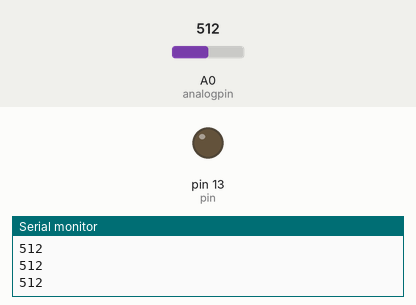
This sketch was run on a simulated Arduino Uno, built with avr-gcc and run on an emulated ATmega328P. Shown: output pins drawn as LEDs (lit = HIGH), the last lines printed to the serial monitor. The inputs (shaded band) are chosen by the test bench; at power-on: A0 (analogpin) = 512.

Above: at 1.2 s.
1.3 s: A0 (analogpin) set to 107
2.8 s: A0 (analogpin) set to 91
At 4.0 s:
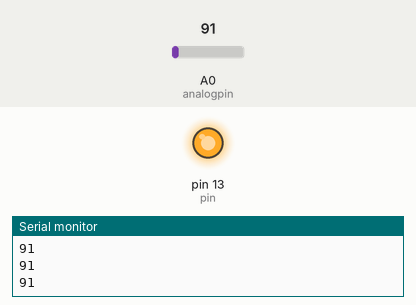
4.3 s: A0 (analogpin) set to 110
At 4.9 s:
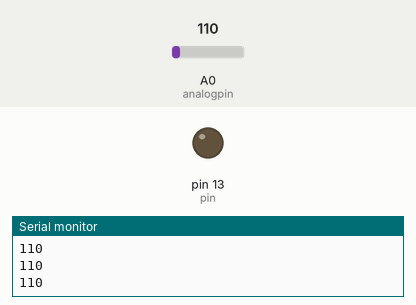
5.8 s: A0 (analogpin) set to 90
At 7.3 s:
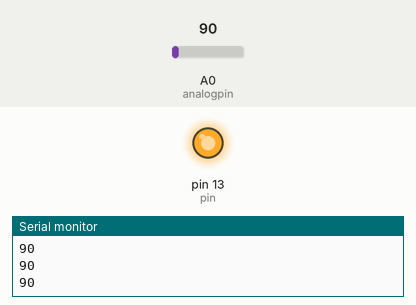
Timing chart, 0 to 8.3 s (numbered marks = the images above; inputs shaded):
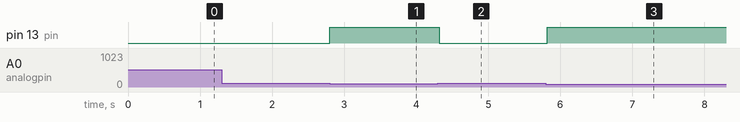

The sketch:

practica_3.1.ino
```cpp
int analogpin = A0, val = 0, pin = 13;

void setup() {
  // put your setup code here, to run once:
  Serial.begin(9600);
  pinMode(pin, OUTPUT);
}

void loop() {
  // put your main code here, to run repeatedly:
  val = analogRead(analogpin);
  Serial.println(val);
  if(val < 100){
    digitalWrite(pin, HIGH);
  } else {
    digitalWrite(pin, LOW);
  }
  delay(20);
}
```

Measured:
- the behaviour switches between 100 and 99 on A0 (analogpin) (found by bisection; images 0 and 1)
- after the input at 2.8 s, pin 13 (pin): LOW → HIGH at once
- after the input at 4.3 s, pin 13 (pin): HIGH → LOW at once
- after the input at 5.8 s, pin 13 (pin): LOW → HIGH at once
